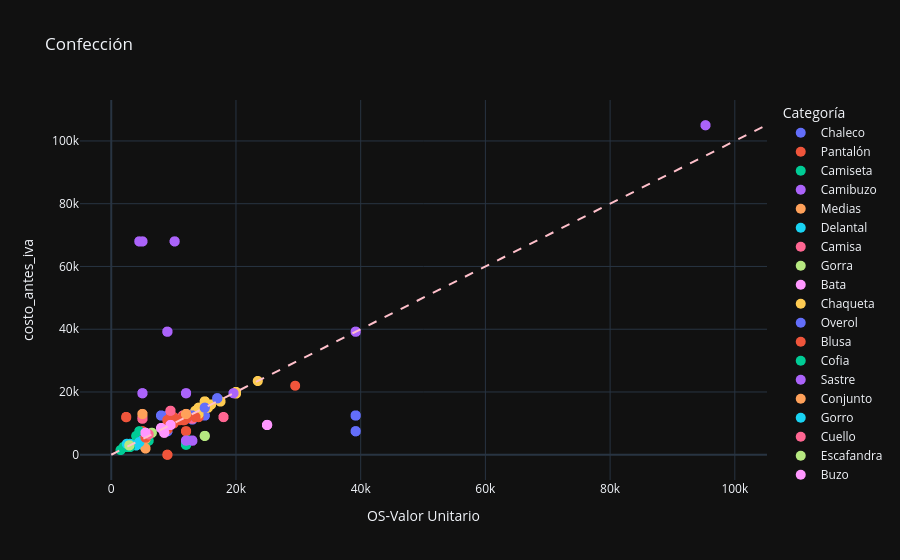

The notebook cell saved with this chart:
### Code cell
# Filtramos el DF para obtener solo los datos de confección.
df_conf = df_costos[df_costos['Proceso Producción'] == 'Confección'].copy()

# Definimos una columna de estado para tener el contexto de qué significa cada punto en la gráfica.
df_conf['estado'] = df_conf.apply(
    lambda 
    x: 'Ahorro' 
    if x['OS-Valor Unitario'] < x['costo_antes_iva'] 
    else 'Sobrecosto',
    axis=1
)

# Creamos la gráfica de confección, lo que esta encima de la línea diagonal es ahorro y lo que esta debajo es sobrecosto
# El tamaño de cada punto representa el impacto económico

fig_confe = px.scatter(
    df_conf,
    x='OS-Valor Unitario',
    y='costo_antes_iva',
    color='Categoría',
    template='plotly_dark',
    #color_discrete_map={'Ahorro': 'green', 'Sobrecosto': 'red'},
    title='Confección'
)

min_val = min(df_conf['costo_antes_iva'].min(), df_conf['OS-Valor Unitario'].min())
max_val = max(df_conf['costo_antes_iva'].max(), df_conf['OS-Valor Unitario'].max())

fig_confe.add_shape(
    type="line",
    x0=min_val, y0=min_val,
    x1=max_val, y1=max_val,
    line=dict(color="pink", dash="dash")
)
fig_confe.update_traces(marker=dict(size=10))  # Cambia el número a tu gusto (8-12 suele quedar bien)
fig_confe.show()

### Figure 1 — Plotly figure (JSON) as saved in the notebook; plotly's stock layout.template omitted (floating-point values rounded to 4 significant figures; data arrays with more than 128 entries replaced by an {"elided": "..."} marker saying what was removed)
{"data": [{"hovertemplate": "Categoría=Chaleco<br>OS-Valor Unitario=%{x}<br>costo_antes_iva=%{y}<extra></extra>", "legendgroup": "Chaleco", "marker": {"color": "#636efa", "size": 10, "symbol": "circle"}, "mode": "markers", "name": "Chaleco", "showlegend": true, "type": "scattergl", "x": {"elided": "1052 float values"}, "xaxis": "x", "y": {"elided": "1052 float values"}, "yaxis": "y"}, {"hovertemplate": "Categoría=Pantalón<br>OS-Valor Unitario=%{x}<br>costo_antes_iva=%{y}<extra></extra>", "legendgroup": "Pantalón", "marker": {"color": "#EF553B", "size": 10, "symbol": "circle"}, "mode": "markers", "name": "Pantalón", "showlegend": true, "type": "scattergl", "x": {"elided": "241 float values"}, "xaxis": "x", "y": {"elided": "241 float values"}, "yaxis": "y"}, {"hovertemplate": "Categoría=Camiseta<br>OS-Valor Unitario=%{x}<br>costo_antes_iva=%{y}<extra></extra>", "legendgroup": "Camiseta", "marker": {"color": "#00cc96", "size": 10, "symbol": "circle"}, "mode": "markers", "name": "Camiseta", "showlegend": true, "type": "scattergl", "x": {"elided": "355 float values"}, "xaxis": "x", "y": {"elided": "355 float values"}, "yaxis": "y"}, {"hovertemplate": "Categoría=Camibuzo<br>OS-Valor Unitario=%{x}<br>costo_antes_iva=%{y}<extra></extra>", "legendgroup": "Camibuzo", "marker": {"color": "#ab63fa", "size": 10, "symbol": "circle"}, "mode": "markers", "name": "Camibuzo", "showlegend": true, "type": "scattergl", "x": {"elided": "568 float values"}, "xaxis": "x", "y": {"elided": "568 float values"}, "yaxis": "y"}, {"hovertemplate": "Categoría=Medias<br>OS-Valor Unitario=%{x}<br>costo_antes_iva=%{y}<extra></extra>", "legendgroup": "Medias", "marker": {"color": "#FFA15A", "size": 10, "symbol": "circle"}, "mode": "markers", "name": "Medias", "showlegend": true, "type": "scattergl", "x": [5500.0, 5500.0, 5500.0, 5500.0], "xaxis": "x", "y": [2000.0, 2000.0, 5000.0, 5000.0], "yaxis": "y"}, {"hovertemplate": "Categoría=Delantal<br>OS-Valor Unitario=%{x}<br>costo_antes_iva=%{y}<extra></extra>", "legendgroup": "Delantal", "marker": {"color": "#19d3f3", "size": 10, "symbol": "circle"}, "mode": "markers", "name": "Delantal", "showlegend": true, "type": "scattergl", "x": [4000.0, 4000.0, 4000.0, 4000.0, 4000.0, 4000.0, 4000.0, 4000.0, 4000.0, 4000.0, 4000.0, 4000.0, 4500.0, 4500.0, 4500.0, 4500.0, 4500.0, 4500.0, 3000.0, 3000.0, 3000.0, 3000.0, 3000.0, 3000.0, 3000.0, 3000.0, 3000.0, 3000.0, 3000.0, 3000.0, 3000.0, 3000.0, 3000.0, 3000.0, 2500.0, 2500.0, 2500.0, 2500.0, 2500.0, 2500.0, 2500.0, 2500.0, 2500.0, 2500.0, 2500.0, 2500.0, 2500.0, 2500.0, 2500.0, 2500.0, 2500.0, 2500.0], "xaxis": "x", "y": [3000.0, 3000.0, 3000.0, 3000.0, 3000.0, 3000.0, 3000.0, 3000.0, 3000.0, 3000.0, 3000.0, 3000.0, 4000.0, 4000.0, 4000.0, 4000.0, 4000.0, 4000.0, 3000.0, 3000.0, 3000.0, 3000.0, 3000.0, 3000.0, 3000.0, 3000.0, 3000.0, 3000.0, 3000.0, 3000.0, 3000.0, 3000.0, 3000.0, 3000.0, 2500.0, 2500.0, 3000.0, 3000.0, 3000.0, 3000.0, 3000.0, 3000.0, 3000.0, 3000.0, 3000.0, 3000.0, 3000.0, 3000.0, 3000.0, 3000.0, 3000.0, 3000.0], "yaxis": "y"}, {"hovertemplate": "Categoría=Camisa<br>OS-Valor Unitario=%{x}<br>costo_antes_iva=%{y}<extra></extra>", "legendgroup": "Camisa", "marker": {"color": "#FF6692", "size": 10, "symbol": "circle"}, "mode": "markers", "name": "Camisa", "showlegend": true, "type": "scattergl", "x": {"elided": "974 float values"}, "xaxis": "x", "y": {"elided": "974 float values"}, "yaxis": "y"}, {"hovertemplate": "Categoría=Gorra<br>OS-Valor Unitario=%{x}<br>costo_antes_iva=%{y}<extra></extra>", "legendgroup": "Gorra", "marker": {"color": "#B6E880", "size": 10, "symbol": "circle"}, "mode": "markers", "name": "Gorra", "showlegend": true, "type": "scattergl", "x": [15000.0, 15000.0, 15000.0, 15000.0, 15000.0, 15000.0, 15000.0, 15000.0, 15000.0, 15000.0, 15000.0, 15000.0, 6500.0, 6500.0, 6500.0, 6500.0, 6500.0, 6500.0, 6500.0, 6500.0, 6500.0, 6500.0, 6500.0, 6500.0, 6000.0, 6000.0, 6000.0, 6000.0], "xaxis": "x", "y": [6000.0, 6000.0, 6000.0, 6000.0, 6000.0, 6000.0, 6000.0, 6000.0, 6000.0, 6000.0, 6000.0, 6000.0, 7000.0, 7000.0, 7000.0, 7000.0, 7000.0, 7000.0, 7000.0, 7000.0, 7000.0, 7000.0, 7000.0, 7000.0, 6500.0, 6500.0, 6500.0, 6500.0], "yaxis": "y"}, {"hovertemplate": "Categoría=Bata<br>OS-Valor Unitario=%{x}<br>costo_antes_iva=%{y}<extra></extra>", "legendgroup": "Bata", "marker": {"color": "#FF97FF", "size": 10, "symbol": "circle"}, "mode": "markers", "name": "Bata", "showlegend": true, "type": "scattergl", "x": [25000.0, 25000.0, 25000.0, 25000.0, 25000.0, 25000.0, 25000.0, 25000.0, 25000.0, 25000.0, 25000.0, 25000.0, 25000.0, 25000.0, 25000.0, 25000.0, 25000.0, 25000.0, 25000.0, 25000.0, 25000.0, 25000.0, 25000.0, 25000.0, 25000.0, 25000.0, 25000.0, 25000.0, 25000.0, 25000.0, 25000.0, 25000.0, 25000.0, 25000.0, 25000.0, 25000.0, 25000.0, 25000.0, 25000.0, 25000.0, 25000.0, 25000.0, 25000.0, 25000.0, 25000.0, 25000.0, 25000.0, 25000.0, 8500.0, 8500.0, 8500.0, 8500.0, 25000.0, 25000.0, 25000.0, 25000.0, 25000.0, 25000.0, 25000.0, 25000.0, 25000.0, 25000.0, 25000.0, 25000.0, 25000.0, 25000.0, 25000.0, 25000.0, 25000.0, 25000.0, 25000.0, 25000.0, 25000.0, 25000.0, 25000.0, 25000.0, 25000.0, 25000.0, 25000.0, 25000.0, 25000.0, 25000.0, 25000.0, 25000.0, 25000.0, 25000.0, 25000.0, 25000.0, 25000.0, 25000.0, 25000.0, 25000.0, 25000.0, 25000.0, 25000.0, 25000.0, 25000.0, 25000.0, 25000.0, 25000.0, 8500.0, 8500.0, 8500.0, 8500.0, 9500.0, 9500.0, 9500.0, 9500.0, 9500.0, 9500.0, 9500.0, 9500.0, 9500.0, 9500.0, 9500.0, 9500.0, 8000.0, 8000.0, 8000.0, 8000.0, 8000.0, 8000.0, 8000.0, 8000.0, 8000.0, 8000.0, 8000.0, 8000.0], "xaxis": "x", "y": [9500.0, 9500.0, 9500.0, 9500.0, 9500.0, 9500.0, 9500.0, 9500.0, 9500.0, 9500.0, 9500.0, 9500.0, 9500.0, 9500.0, 9500.0, 9500.0, 9500.0, 9500.0, 9500.0, 9500.0, 9500.0, 9500.0, 9500.0, 9500.0, 9500.0, 9500.0, 9500.0, 9500.0, 9500.0, 9500.0, 9500.0, 9500.0, 9500.0, 9500.0, 9500.0, 9500.0, 9500.0, 9500.0, 9500.0, 9500.0, 9500.0, 9500.0, 9500.0, 9500.0, 9500.0, 9500.0, 9500.0, 9500.0, 7000.0, 7000.0, 7000.0, 7000.0, 9500.0, 9500.0, 9500.0, 9500.0, 9500.0, 9500.0, 9500.0, 9500.0, 9500.0, 9500.0, 9500.0, 9500.0, 9500.0, 9500.0, 9500.0, 9500.0, 9500.0, 9500.0, 9500.0, 9500.0, 9500.0, 9500.0, 9500.0, 9500.0, 9500.0, 9500.0, 9500.0, 9500.0, 9500.0, 9500.0, 9500.0, 9500.0, 9500.0, 9500.0, 9500.0, 9500.0, 9500.0, 9500.0, 9500.0, 9500.0, 9500.0, 9500.0, 9500.0, 9500.0, 9500.0, 9500.0, 9500.0, 9500.0, 7000.0, 7000.0, 7000.0, 7000.0, 9500.0, 9500.0, 9500.0, 9500.0, 9500.0, 9500.0, 9500.0, 9500.0, 9500.0, 9500.0, 9500.0, 9500.0, 8500.0, 8500.0, 8500.0, 8500.0, 8500.0, 8500.0, 8500.0, 8500.0, 8500.0, 8500.0, 8500.0, 8500.0], "yaxis": "y"}, {"hovertemplate": "Categoría=Chaqueta<br>OS-Valor Unitario=%{x}<br>costo_antes_iva=%{y}<extra></extra>", "legendgroup": "Chaqueta", "marker": {"color": "#FECB52", "size": 10, "symbol": "circle"}, "mode": "markers", "name": "Chaqueta", "showlegend": true, "type": "scattergl", "x": {"elided": "178 float values"}, "xaxis": "x", "y": {"elided": "178 float values"}, "yaxis": "y"}, {"hovertemplate": "Categoría=Overol<br>OS-Valor Unitario=%{x}<br>costo_antes_iva=%{y}<extra></extra>", "legendgroup": "Overol", "marker": {"color": "#636efa", "size": 10, "symbol": "circle"}, "mode": "markers", "name": "Overol", "showlegend": true, "type": "scattergl", "x": [13000.0, 13000.0, 13000.0, 13000.0, 15000.0, 15000.0, 15000.0, 15000.0, 17000.0, 17000.0, 17000.0, 17000.0, 17000.0, 17000.0, 17000.0, 17000.0, 17000.0, 17000.0, 17000.0, 17000.0, 17000.0, 17000.0, 17000.0, 17000.0, 17000.0, 17000.0, 17000.0, 17000.0, 17000.0, 17000.0, 17000.0, 17000.0, 17000.0, 17000.0, 17000.0, 17000.0, 17000.0, 17000.0, 17000.0, 17000.0], "xaxis": "x", "y": [12500.0, 12500.0, 12500.0, 12500.0, 15000.0, 15000.0, 15000.0, 15000.0, 18000.0, 18000.0, 18000.0, 18000.0, 18000.0, 18000.0, 18000.0, 18000.0, 18000.0, 18000.0, 18000.0, 18000.0, 18000.0, 18000.0, 18000.0, 18000.0, 18000.0, 18000.0, 18000.0, 18000.0, 18000.0, 18000.0, 18000.0, 18000.0, 18000.0, 18000.0, 18000.0, 18000.0, 18000.0, 18000.0, 18000.0, 18000.0], "yaxis": "y"}, {"hovertemplate": "Categoría=Blusa<br>OS-Valor Unitario=%{x}<br>costo_antes_iva=%{y}<extra></extra>", "legendgroup": "Blusa", "marker": {"color": "#EF553B", "size": 10, "symbol": "circle"}, "mode": "markers", "name": "Blusa", "showlegend": true, "type": "scattergl", "x": {"elided": "146 float values"}, "xaxis": "x", "y": {"elided": "146 float values"}, "yaxis": "y"}, {"hovertemplate": "Categoría=Cofia<br>OS-Valor Unitario=%{x}<br>costo_antes_iva=%{y}<extra></extra>", "legendgroup": "Cofia", "marker": {"color": "#00cc96", "size": 10, "symbol": "circle"}, "mode": "markers", "name": "Cofia", "showlegend": true, "type": "scattergl", "x": [3000.0, 3000.0, 3000.0, 3000.0, 3000.0, 3000.0, 3000.0, 3000.0, 3000.0, 3000.0, 3000.0, 3000.0, 3000.0, 3000.0, 3000.0, 2500.0, 2500.0, 2500.0, 2500.0, 2500.0, 2500.0, 2500.0, 2500.0, 2500.0, 2500.0, 2500.0, 2500.0, 2500.0, 2500.0, 2500.0, 2500.0, 1500.0, 1500.0, 2000.0, 2000.0, 2000.0, 2000.0], "xaxis": "x", "y": [2500.0, 2500.0, 2500.0, 2500.0, 2500.0, 2500.0, 2500.0, 2500.0, 2500.0, 2500.0, 2500.0, 2500.0, 2500.0, 2500.0, 2500.0, 2500.0, 2500.0, 2500.0, 2500.0, 2500.0, 2500.0, 2500.0, 2500.0, 2500.0, 2500.0, 2500.0, 2500.0, 2500.0, 2500.0, 2500.0, 2500.0, 1500.0, 1500.0, 2500.0, 2500.0, 2500.0, 2500.0], "yaxis": "y"}, {"hovertemplate": "Categoría=Sastre<br>OS-Valor Unitario=%{x}<br>costo_antes_iva=%{y}<extra></extra>", "legendgroup": "Sastre", "marker": {"color": "#ab63fa", "size": 10, "symbol": "circle"}, "mode": "markers", "name": "Sastre", "showlegend": true, "type": "scattergl", "x": {"elided": "362 float values"}, "xaxis": "x", "y": {"elided": "362 float values"}, "yaxis": "y"}, {"hovertemplate": "Categoría=Conjunto<br>OS-Valor Unitario=%{x}<br>costo_antes_iva=%{y}<extra></extra>", "legendgroup": "Conjunto", "marker": {"color": "#FFA15A", "size": 10, "symbol": "circle"}, "mode": "markers", "name": "Conjunto", "showlegend": true, "type": "scattergl", "x": [12000.0, 12000.0, 12000.0, 12000.0, 12000.0, 12000.0, 12000.0, 12000.0, 12000.0, 12000.0, 12000.0, 12000.0, 12000.0, 12000.0, 12000.0, 12000.0, 12000.0, 12000.0, 12000.0, 12000.0, 12000.0, 12000.0, 12000.0, 12000.0, 12000.0, 12000.0, 12000.0, 12000.0, 12000.0, 12000.0, 12000.0, 12000.0, 12000.0, 12000.0, 12000.0, 12000.0, 12000.0, 12000.0, 12000.0, 12000.0, 12000.0, 12000.0, 12000.0, 12000.0, 12000.0, 12000.0, 12000.0, 12000.0, 12000.0, 12000.0, 12000.0, 12000.0, 12000.0, 12000.0, 12000.0, 12000.0, 5000.0, 5000.0, 5000.0, 5000.0, 5000.0, 5000.0, 5000.0, 5000.0, 5000.0, 5000.0, 5000.0, 5000.0, 5000.0, 5000.0, 5000.0, 5000.0, 5000.0, 5000.0, 5000.0, 5000.0, 5000.0, 5000.0, 5000.0, 5000.0], "xaxis": "x", "y": [13000.0, 13000.0, 13000.0, 13000.0, 13000.0, 13000.0, 13000.0, 13000.0, 13000.0, 13000.0, 13000.0, 13000.0, 13000.0, 13000.0, 13000.0, 13000.0, 13000.0, 13000.0, 13000.0, 13000.0, 13000.0, 13000.0, 13000.0, 13000.0, 13000.0, 13000.0, 13000.0, 13000.0, 13000.0, 13000.0, 13000.0, 13000.0, 13000.0, 13000.0, 13000.0, 13000.0, 13000.0, 13000.0, 13000.0, 13000.0, 13000.0, 13000.0, 13000.0, 13000.0, 13000.0, 13000.0, 13000.0, 13000.0, 13000.0, 13000.0, 13000.0, 13000.0, 13000.0, 13000.0, 13000.0, 13000.0, 13000.0, 13000.0, 13000.0, 13000.0, 13000.0, 13000.0, 13000.0, 13000.0, 13000.0, 13000.0, 13000.0, 13000.0, 13000.0, 13000.0, 13000.0, 13000.0, 13000.0, 13000.0, 13000.0, 13000.0, 13000.0, 13000.0, 13000.0, 13000.0], "yaxis": "y"}, {"hovertemplate": "Categoría=Gorro<br>OS-Valor Unitario=%{x}<br>costo_antes_iva=%{y}<extra></extra>", "legendgroup": "Gorro", "marker": {"color": "#19d3f3", "size": 10, "symbol": "circle"}, "mode": "markers", "name": "Gorro", "showlegend": true, "type": "scattergl", "x": [2500.0, 2500.0, 3000.0, 3000.0], "xaxis": "x", "y": [3500.0, 3500.0, 3500.0, 3500.0], "yaxis": "y"}, {"hovertemplate": "Categoría=Cuello<br>OS-Valor Unitario=%{x}<br>costo_antes_iva=%{y}<extra></extra>", "legendgroup": "Cuello", "marker": {"color": "#FF6692", "size": 10, "symbol": "circle"}, "mode": "markers", "name": "Cuello", "showlegend": true, "type": "scattergl", "x": [6000.0, 6000.0], "xaxis": "x", "y": [6500.0, 6500.0], "yaxis": "y"}, {"hovertemplate": "Categoría=Escafandra<br>OS-Valor Unitario=%{x}<br>costo_antes_iva=%{y}<extra></extra>", "legendgroup": "Escafandra", "marker": {"color": "#B6E880", "size": 10, "symbol": "circle"}, "mode": "markers", "name": "Escafandra", "showlegend": true, "type": "scattergl", "x": [2900.0, 2900.0, 2900.0, 2900.0, 2900.0, 2900.0, 2900.0, 2900.0, 2900.0, 2900.0, 2900.0, 2900.0, 2900.0, 2900.0, 2900.0, 2900.0, 2900.0, 2900.0, 2900.0, 2900.0, 2900.0, 2900.0, 2900.0, 2900.0, 2900.0, 2900.0, 2900.0, 2900.0, 2900.0, 2900.0, 2900.0, 2900.0, 2900.0, 2900.0], "xaxis": "x", "y": [3000.0, 3000.0, 3000.0, 3000.0, 3000.0, 3000.0, 3000.0, 3000.0, 3000.0, 3000.0, 3000.0, 3000.0, 3000.0, 3000.0, 3000.0, 3000.0, 3000.0, 3000.0, 3000.0, 3000.0, 3000.0, 3000.0, 3000.0, 3000.0, 3000.0, 3000.0, 3000.0, 3000.0, 3000.0, 3000.0, 3000.0, 3000.0, 3000.0, 3000.0], "yaxis": "y"}, {"hovertemplate": "Categoría=Buzo<br>OS-Valor Unitario=%{x}<br>costo_antes_iva=%{y}<extra></extra>", "legendgroup": "Buzo", "marker": {"color": "#FF97FF", "size": 10, "symbol": "circle"}, "mode": "markers", "name": "Buzo", "showlegend": true, "type": "scattergl", "x": [5500.0, 5500.0, 5500.0, 5500.0, 5500.0, 5500.0, 5500.0, 5500.0, 5500.0, 5500.0, 5500.0, 5500.0, 5500.0, 5500.0, 5500.0, 5500.0, 5500.0, 5500.0, 5500.0, 5500.0, 5500.0, 5500.0, 5500.0, 5500.0], "xaxis": "x", "y": [7000.0, 7000.0, 7000.0, 7000.0, 7000.0, 7000.0, 7000.0, 7000.0, 7000.0, 7000.0, 7000.0, 7000.0, 7000.0, 7000.0, 7000.0, 7000.0, 7000.0, 7000.0, 7000.0, 7000.0, 7000.0, 7000.0, 7000.0, 7000.0], "yaxis": "y"}], "layout": {"legend": {"title": {"text": "Categoría"}, "tracegroupgap": 0}, "shapes": [{"line": {"color": "pink", "dash": "dash"}, "type": "line", "x0": 0, "x1": 105000, "y0": 0, "y1": 105000}], "title": {"text": "Confección"}, "xaxis": {"anchor": "y", "domain": [0, 1], "title": {"text": "OS-Valor Unitario"}}, "yaxis": {"anchor": "x", "domain": [0, 1], "title": {"text": "costo_antes_iva"}}}}
